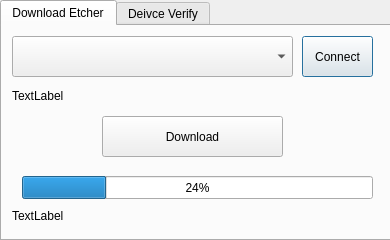
<?xml version="1.0" encoding="UTF-8"?>
<ui version="4.0">
 <class>Dialog</class>
 <widget class="QDialog" name="Dialog">
  <property name="geometry">
   <rect>
    <x>0</x>
    <y>0</y>
    <width>390</width>
    <height>240</height>
   </rect>
  </property>
  <property name="windowTitle">
   <string>Auto WiFi Manager for Raspberry Pi</string>
  </property>
  <property name="windowIcon">
   <iconset>
    <normaloff>Wifi-Logo.png</normaloff>Wifi-Logo.png</iconset>
  </property>
  <widget class="QTabWidget" name="tabWidget">
   <property name="geometry">
    <rect>
     <x>0</x>
     <y>0</y>
     <width>391</width>
     <height>241</height>
    </rect>
   </property>
   <property name="currentIndex">
    <number>0</number>
   </property>
   <widget class="QWidget" name="etcher_downloa_tab">
    <attribute name="title">
     <string>Download Etcher</string>
    </attribute>
    <widget class="QLabel" name="download_image_select">
     <property name="geometry">
      <rect>
       <x>10</x>
       <y>60</y>
       <width>371</width>
       <height>20</height>
      </rect>
     </property>
     <property name="text">
      <string>TextLabel</string>
     </property>
    </widget>
    <widget class="QPushButton" name="download_connect">
     <property name="geometry">
      <rect>
       <x>300</x>
       <y>10</y>
       <width>71</width>
       <height>41</height>
      </rect>
     </property>
     <property name="text">
      <string>Connect</string>
     </property>
     <property name="default">
      <bool>false</bool>
     </property>
     <property name="flat">
      <bool>false</bool>
     </property>
    </widget>
    <widget class="QPushButton" name="etcher_download_btn">
     <property name="geometry">
      <rect>
       <x>100</x>
       <y>90</y>
       <width>181</width>
       <height>41</height>
      </rect>
     </property>
     <property name="text">
      <string>Download</string>
     </property>
    </widget>
    <widget class="QComboBox" name="etcher_download_combobox">
     <property name="geometry">
      <rect>
       <x>10</x>
       <y>10</y>
       <width>281</width>
       <height>41</height>
      </rect>
     </property>
    </widget>
    <widget class="QProgressBar" name="download_progress_bar">
     <property name="geometry">
      <rect>
       <x>20</x>
       <y>150</y>
       <width>351</width>
       <height>23</height>
      </rect>
     </property>
     <property name="value">
      <number>24</number>
     </property>
    </widget>
    <widget class="QLabel" name="download_status">
     <property name="geometry">
      <rect>
       <x>10</x>
       <y>180</y>
       <width>371</width>
       <height>20</height>
      </rect>
     </property>
     <property name="text">
      <string>TextLabel</string>
     </property>
    </widget>
   </widget>
   <widget class="QWidget" name="device_verify_tab">
    <attribute name="title">
     <string>Deivce Verify</string>
    </attribute>
    <widget class="QComboBox" name="device_select">
     <property name="geometry">
      <rect>
       <x>10</x>
       <y>10</y>
       <width>281</width>
       <height>41</height>
      </rect>
     </property>
    </widget>
    <widget class="QPushButton" name="device_modify_btn">
     <property name="geometry">
      <rect>
       <x>90</x>
       <y>140</y>
       <width>181</width>
       <height>41</height>
      </rect>
     </property>
     <property name="text">
      <string>Modify Device</string>
     </property>
    </widget>
    <widget class="QPushButton" name="refresh_btn">
     <property name="geometry">
      <rect>
       <x>300</x>
       <y>10</y>
       <width>71</width>
       <height>41</height>
      </rect>
     </property>
     <property name="text">
      <string>Refresh</string>
     </property>
     <property name="default">
      <bool>false</bool>
     </property>
     <property name="flat">
      <bool>false</bool>
     </property>
    </widget>
    <widget class="QLabel" name="selected_device">
     <property name="geometry">
      <rect>
       <x>0</x>
       <y>60</y>
       <width>371</width>
       <height>20</height>
      </rect>
     </property>
     <property name="text">
      <string>TextLabel</string>
     </property>
    </widget>
    <widget class="QPushButton" name="device_verification_btn">
     <property name="geometry">
      <rect>
       <x>90</x>
       <y>90</y>
       <width>181</width>
       <height>41</height>
      </rect>
     </property>
     <property name="text">
      <string>Verify Device</string>
     </property>
    </widget>
    <widget class="QLabel" name="verification_status">
     <property name="geometry">
      <rect>
       <x>0</x>
       <y>190</y>
       <width>371</width>
       <height>17</height>
      </rect>
     </property>
     <property name="text">
      <string>&lt;html&gt;&lt;head/&gt;&lt;body&gt;&lt;p&gt;&lt;span style=&quot; color:#167b09;&quot;&gt;TextLabel&lt;/span&gt;&lt;/p&gt;&lt;/body&gt;&lt;/html&gt;</string>
     </property>
    </widget>
   </widget>
  </widget>
 </widget>
 <resources/>
 <connections/>
</ui>
